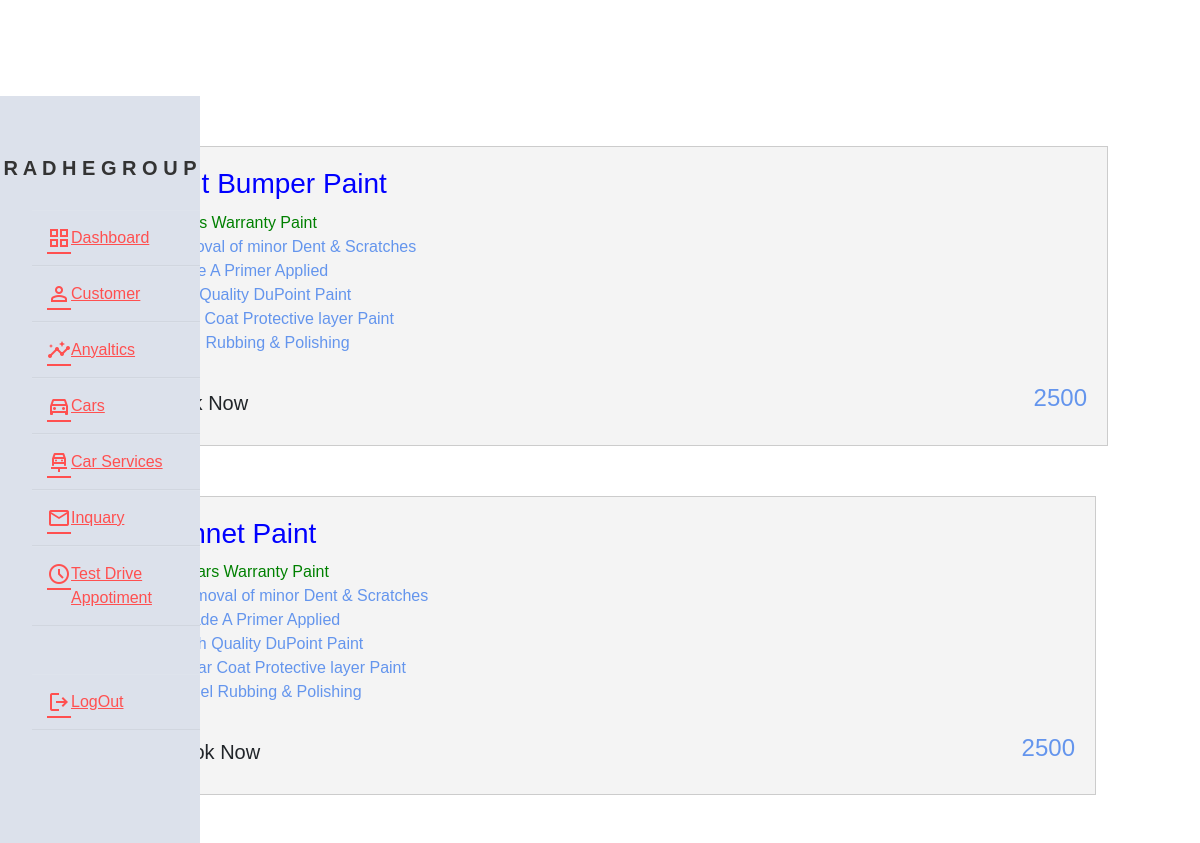
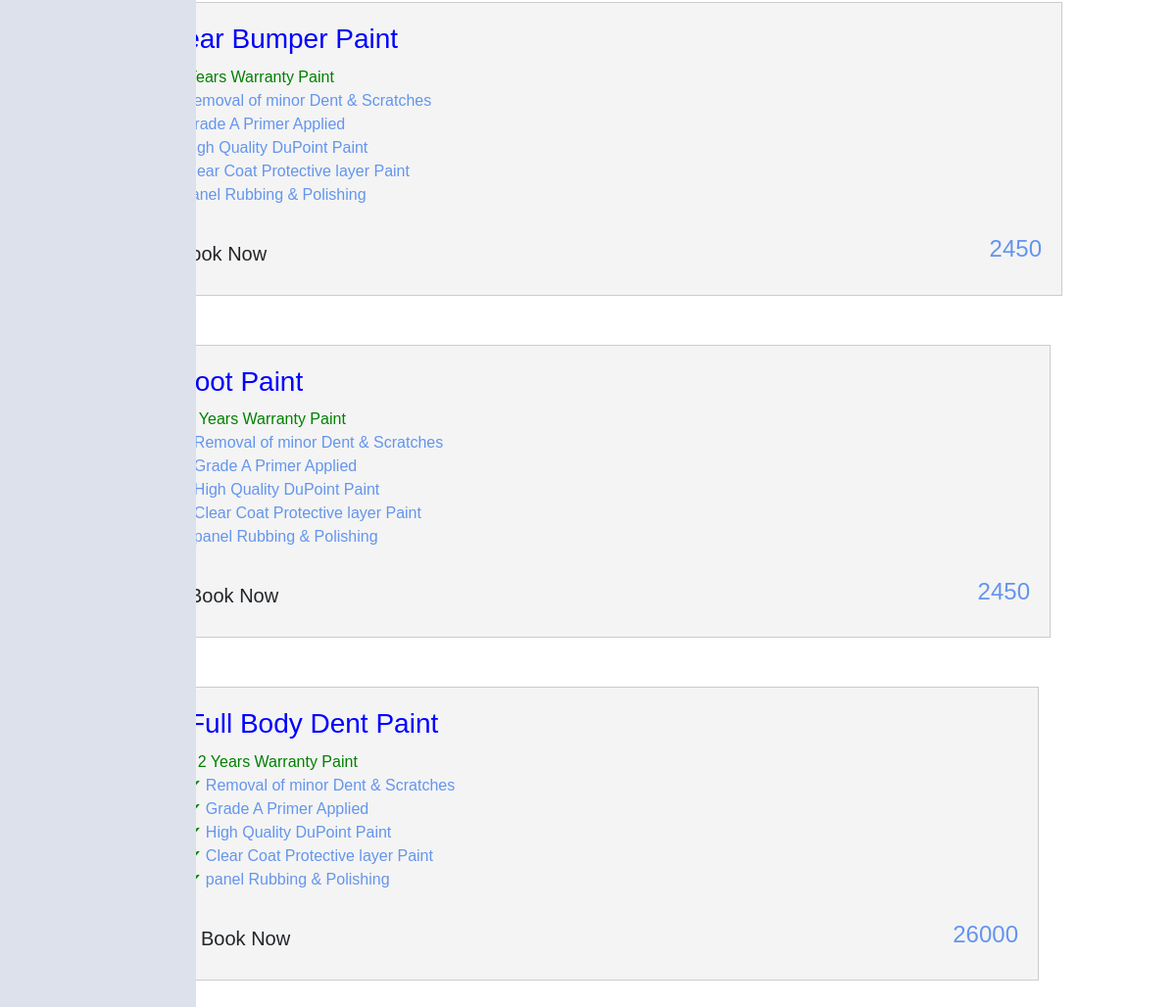
/repair.php, run on the app's committed database (2 pictures, top to bottom).
### tables this page shows
CREATE TABLE `repair_car` (
  `service_id` int(100) NOT NULL,
  `header` varchar(200) NOT NULL,
  `img_url` varchar(250) NOT NULL,
  `service_name` varchar(200) NOT NULL,
  `warranty` varchar(200) NOT NULL,
  `Description` varchar(200) NOT NULL,
  `service_book` varchar(200) NOT NULL,
  `price` int(100) NOT NULL
);

### repair.php (the view, shortened to what this page needs)
<html>
<head>
    <link href="https://cdn.jsdelivr.net/npm/bootstrap@5.0.2/dist/css/bootstrap.min.css" rel="stylesheet">
</head>
<body>
    <br><br><br><br>
    <?php
            include 'nav.php';
    $servername = "localhost";
        $username = "root";
        $pass = "";
        $database = "car sales and service";
        $conn = mysqli_connect($servername,$username,$pass,$database);
        $sql = "SELECT * FROM repair_car";
        $result = $conn->query($sql);
if ($result->num_rows > 0) {
    while($row = $result->fetch_assoc()) {
        echo "<div class = 'container'>";
        echo "<div class ='box'>";
        echo "<div class = 'contact-info'>";
        echo "<h3>" .$row["service_name"] . "</h3>";
        echo "<ul>";
        echo "<li> - " .$row["warranty"] . "</li>";
        echo "</ul>";
        echo "<p>";
$details = explode(",", $row["Description"]);
foreach ($details as $detail) {
    echo "<span style='color: green;'>&#10004;</span> " . trim($detail) . "<br>";
}
echo "</p>";
        echo "<div class='fes1'>";
        echo "<a href = '" .$row["service_book"] . "'class='btn'>Book Now</a>";
        echo "<h4>" .$row["price"] . "</h4>";
        echo "</div>";
        echo "</div>";
        echo "</div>";
    }
} else {
    echo "No services found";
}
    ?>
</body>
</html>

### repair.php (style rules this page uses)
body { background-image: url('img/hero-bg.jpg'); font-family: Arial, sans-serif; }
.container { width: 100%; max-width: 1000px; margin: 0 auto; }
.container h3 { color:#f4f4f4; }
.box { display: flex; border: 1px solid #ccc; background-color: #f4f4f4; margin: 50px 50px; padding: 20px; box-sizing: border-box; color: cornflowerblue; }
.contact-info { flex: 1; display: flex; flex-direction: column; justify-content: space-between; }
.contact-info h3 { margin-bottom: 10px; color:blue; }
.contact-info ul { list-style: none; padding: 0; margin: 0; }
.contact-info li { color: green; }
.fes1 { display: flex; justify-content: space-between; align-items: center; margin-top: 10px; }
.btn { background-color: #007BFF; color: #fff; padding: 8px 15px; text-decoration: none; border-radius: 5px; transition: background-color 0.3s; font-size: 20px !important; }

### nav.php (style rules this page uses)
* { margin: 0; padding: 0; box-sizing: border-box; list-style: none; text-decoration: none; font-family: 'Poppins', sans-serif; }

### data on the page
repair_car: service_name "Front Bumper Paint", warranty "2 Years Warranty Paint", Description "Removal of minor Dent & Scratches", Description "Grade A Primer Applied", Description "High Quality DuPoint Paint", Description "Clear Coat Protective layer Paint", Description "panel Rubbing & Polishing", price "2500"
repair_car: service_name "Bonnet Paint", warranty "2 Years Warranty Paint", Description "Removal of minor Dent & Scratches", Description "Grade A Primer Applied", Description "High Quality DuPoint Paint", Description "Clear Coat Protective layer Paint", Description "panel Rubbing & Polishing", price "2500"
repair_car: service_name "Rear Bumper Paint", warranty "2 Years Warranty Paint", Description "Removal of minor Dent & Scratches", Description "Grade A Primer Applied", Description "High Quality DuPoint Paint", Description "Clear Coat Protective layer Paint", Description "panel Rubbing & Polishing", price "2450"
repair_car: service_name "Boot Paint", warranty "2 Years Warranty Paint", Description "Removal of minor Dent & Scratches", Description "Grade A Primer Applied", Description "High Quality DuPoint Paint", Description "Clear Coat Protective layer Paint", Description "panel Rubbing & Polishing", price "2450"
repair_car: service_name "Full Body Dent Paint", warranty "2 Years Warranty Paint", Description "Removal of minor Dent & Scratches", Description "Grade A Primer Applied", Description "High Quality DuPoint Paint", Description "Clear Coat Protective layer Paint", Description "panel Rubbing & Polishing", price "26000"
